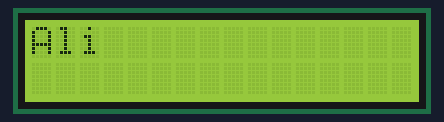
A sketch run on a simulated Arduino Uno, built with avr-gcc and run on an emulated ATmega328P. On the bench: 16×2 character LCD.

Above: at 0.21 s.
At 1.42 s:
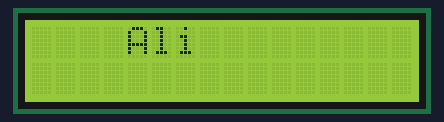
At 2.63 s:
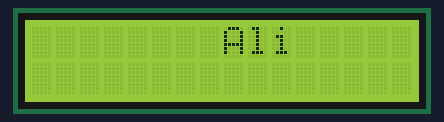
At 5.06 s:
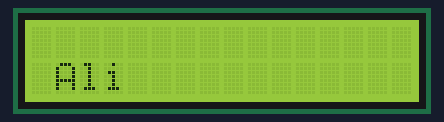
At 7.48 s:
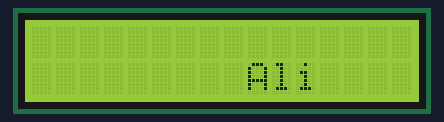
At 9.9 s:
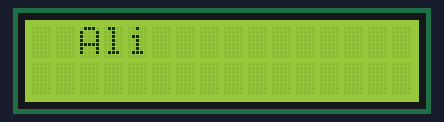

Measured:
- by itself, everything shown: repeats every 9.1 s, in 30 steps

The sketch:

part1.ino
```cpp
#include <LiquidCrystal.h>
#define RS_PIN 13
#define EN_PIN 12
#define D4_PIN 8
#define D5_PIN 9
#define D6_PIN 10
#define D7_PIN 11

int x,y;
LiquidCrystal lcd (RS_PIN, EN_PIN, D4_PIN, D5_PIN, D6_PIN, D7_PIN);
void setup() {
  lcd.begin(16,2);
  lcd.clear();
  lcd.setCursor(0,0);
  lcd.print("Ali");
  x = y = 0;

}

void loop() {
  delay(300);
  x++;
  if(x == 15){
    x = 0;
    y++;
  }
  if(y == 2)
    y = 0;
   lcd.clear();
   lcd.setCursor(x,y);
   lcd.print("Ali");

}
```
